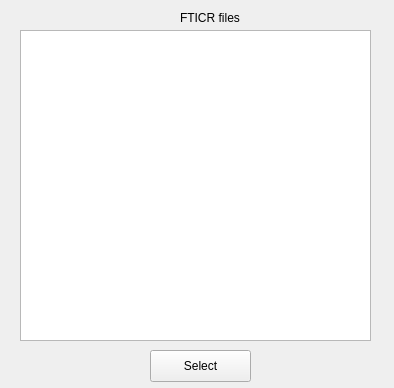
<?xml version="1.0" encoding="UTF-8"?>
<ui version="4.0">
 <class>Form</class>
 <widget class="QWidget" name="Form">
  <property name="geometry">
   <rect>
    <x>0</x>
    <y>0</y>
    <width>394</width>
    <height>388</height>
   </rect>
  </property>
  <property name="windowTitle">
   <string>Form</string>
  </property>
  <widget class="QTreeView" name="treeView">
   <property name="geometry">
    <rect>
     <x>20</x>
     <y>30</y>
     <width>351</width>
     <height>311</height>
    </rect>
   </property>
   <property name="toolTip">
    <string>files</string>
   </property>
  </widget>
  <widget class="QLabel" name="label">
   <property name="geometry">
    <rect>
     <x>180</x>
     <y>10</y>
     <width>131</width>
     <height>16</height>
    </rect>
   </property>
   <property name="text">
    <string>FTICR files</string>
   </property>
  </widget>
  <widget class="QPushButton" name="pushButton">
   <property name="geometry">
    <rect>
     <x>150</x>
     <y>350</y>
     <width>101</width>
     <height>32</height>
    </rect>
   </property>
   <property name="text">
    <string>Select</string>
   </property>
  </widget>
 </widget>
 <resources/>
 <connections/>
</ui>
